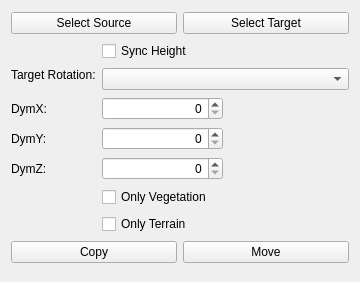
<?xml version="1.0" encoding="UTF-8"?>
<ui version="4.0">
 <class>CTerrainMoveToolPanel</class>
 <widget class="QWidget" name="CTerrainMoveToolPanel">
  <property name="geometry">
   <rect>
    <x>0</x>
    <y>0</y>
    <width>360</width>
    <height>282</height>
   </rect>
  </property>
  <layout class="QGridLayout" name="gridLayout">
   <item row="0" column="0" colspan="3">
    <layout class="QHBoxLayout" name="horizontalLayout">
     <item>
      <widget class="QPushButton" name="SELECT_SOURCE">
       <property name="text">
        <string>Select Source</string>
       </property>
       <property name="checkable">
        <bool>true</bool>
       </property>
      </widget>
     </item>
     <item>
      <widget class="QPushButton" name="SELECT_TARGET">
       <property name="text">
        <string>Select Target</string>
       </property>
       <property name="checkable">
        <bool>true</bool>
       </property>
      </widget>
     </item>
    </layout>
   </item>
   <item row="1" column="1" colspan="2">
    <widget class="QCheckBox" name="SYNC_HEIGHT">
     <property name="text">
      <string>Sync Height</string>
     </property>
    </widget>
   </item>
   <item row="2" column="0">
    <widget class="QLabel" name="LBL_TARGET_ROTATION">
     <property name="sizePolicy">
      <sizepolicy hsizetype="Fixed" vsizetype="Preferred">
       <horstretch>0</horstretch>
       <verstretch>0</verstretch>
      </sizepolicy>
     </property>
     <property name="text">
      <string>Target Rotation:</string>
     </property>
     <property name="alignment">
      <set>Qt::AlignLeading|Qt::AlignLeft|Qt::AlignTop</set>
     </property>
    </widget>
   </item>
   <item row="2" column="1" colspan="2">
    <widget class="QComboBox" name="ROT_TARGET"/>
   </item>
   <item row="3" column="0">
    <widget class="QLabel" name="LBL_DYMX">
     <property name="sizePolicy">
      <sizepolicy hsizetype="Fixed" vsizetype="Preferred">
       <horstretch>0</horstretch>
       <verstretch>0</verstretch>
      </sizepolicy>
     </property>
     <property name="text">
      <string>DymX:</string>
     </property>
     <property name="alignment">
      <set>Qt::AlignLeading|Qt::AlignLeft|Qt::AlignVCenter</set>
     </property>
    </widget>
   </item>
   <item row="3" column="1">
    <widget class="QSpinBox" name="DYMX">
     <property name="alignment">
      <set>Qt::AlignRight|Qt::AlignTrailing|Qt::AlignVCenter</set>
     </property>
    </widget>
   </item>
   <item row="3" column="2">
    <widget class="QLabel" name="MOVETOOL_OFFSETX">
     <property name="text">
      <string/>
     </property>
     <property name="alignment">
      <set>Qt::AlignLeading|Qt::AlignLeft|Qt::AlignVCenter</set>
     </property>
    </widget>
   </item>
   <item row="4" column="0">
    <widget class="QLabel" name="LBL_DYMY">
     <property name="sizePolicy">
      <sizepolicy hsizetype="Fixed" vsizetype="Preferred">
       <horstretch>0</horstretch>
       <verstretch>0</verstretch>
      </sizepolicy>
     </property>
     <property name="text">
      <string>DymY:</string>
     </property>
     <property name="alignment">
      <set>Qt::AlignLeading|Qt::AlignLeft|Qt::AlignVCenter</set>
     </property>
    </widget>
   </item>
   <item row="4" column="1">
    <widget class="QSpinBox" name="DYMY">
     <property name="alignment">
      <set>Qt::AlignRight|Qt::AlignTrailing|Qt::AlignVCenter</set>
     </property>
    </widget>
   </item>
   <item row="4" column="2">
    <widget class="QLabel" name="MOVETOOL_OFFSETY">
     <property name="text">
      <string/>
     </property>
     <property name="alignment">
      <set>Qt::AlignLeading|Qt::AlignLeft|Qt::AlignVCenter</set>
     </property>
    </widget>
   </item>
   <item row="5" column="0">
    <widget class="QLabel" name="LBL_DYMZ">
     <property name="sizePolicy">
      <sizepolicy hsizetype="Fixed" vsizetype="Preferred">
       <horstretch>0</horstretch>
       <verstretch>0</verstretch>
      </sizepolicy>
     </property>
     <property name="text">
      <string>DymZ:</string>
     </property>
     <property name="alignment">
      <set>Qt::AlignLeading|Qt::AlignLeft|Qt::AlignVCenter</set>
     </property>
    </widget>
   </item>
   <item row="5" column="1">
    <widget class="QSpinBox" name="DYMZ">
     <property name="alignment">
      <set>Qt::AlignRight|Qt::AlignTrailing|Qt::AlignVCenter</set>
     </property>
    </widget>
   </item>
   <item row="5" column="2">
    <widget class="QLabel" name="MOVETOOL_OFFSETZ">
     <property name="text">
      <string/>
     </property>
     <property name="alignment">
      <set>Qt::AlignLeading|Qt::AlignLeft|Qt::AlignVCenter</set>
     </property>
    </widget>
   </item>
   <item row="6" column="1" colspan="2">
    <widget class="QCheckBox" name="ONLY_VEGETATION">
     <property name="text">
      <string>Only Vegetation</string>
     </property>
    </widget>
   </item>
   <item row="7" column="1" colspan="2">
    <widget class="QCheckBox" name="ONLY_TERRAIN">
     <property name="text">
      <string>Only Terrain</string>
     </property>
    </widget>
   </item>
   <item row="8" column="0" colspan="3">
    <layout class="QHBoxLayout" name="horizontalLayout_2">
     <item>
      <widget class="QPushButton" name="COPY">
       <property name="text">
        <string>Copy</string>
       </property>
      </widget>
     </item>
     <item>
      <widget class="QPushButton" name="MOVE">
       <property name="text">
        <string>Move</string>
       </property>
      </widget>
     </item>
    </layout>
   </item>
  </layout>
 </widget>
 <resources/>
 <connections/>
</ui>
